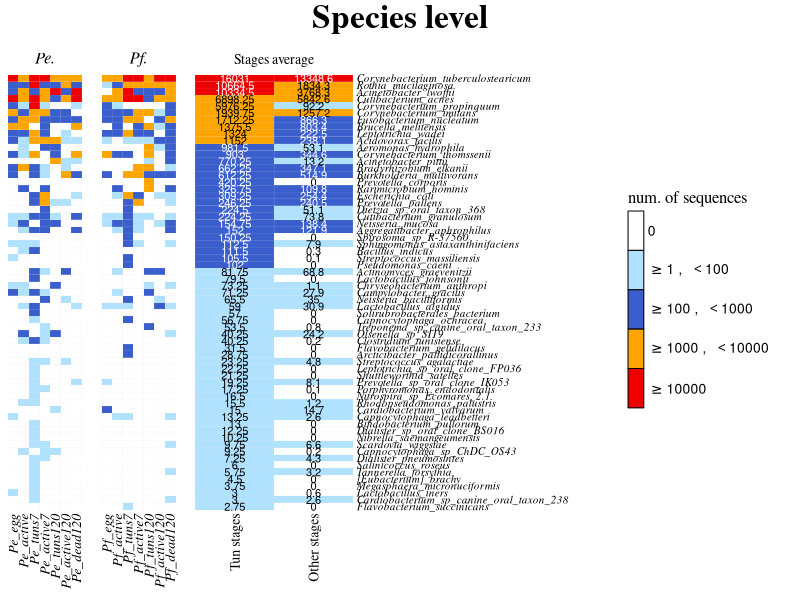
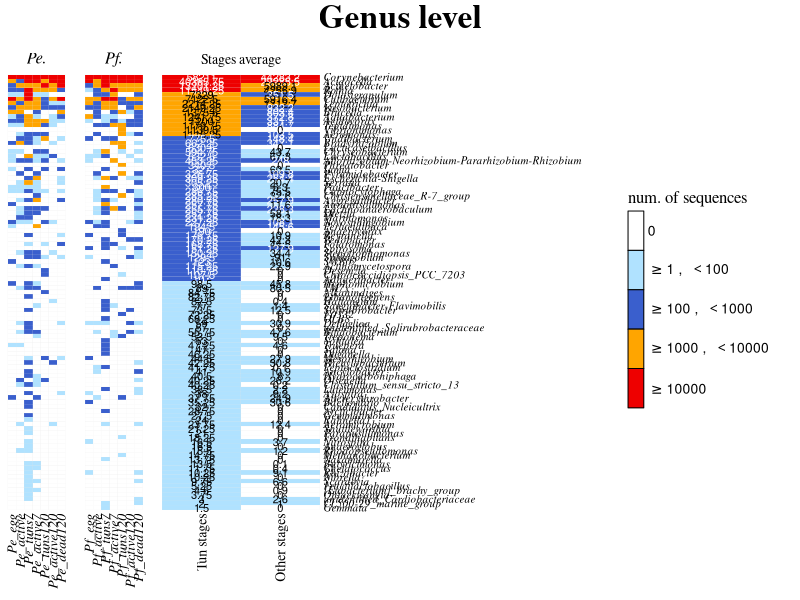

Generate these figures, in order, with R:
# load the required libraries
suppressPackageStartupMessages(library(ComplexHeatmap))
library(gridExtra)

# ------------------------------- load the data --------------------------------
# preprocess species data
species <- read.table("species.xls", header = TRUE)
species$Tax_detail <- c() # remove taxa information
species[,-1] <- data.matrix(species[,-1]) # convert the numbers into numeric
rownames(species) <- species$Taxonomy # set rownames from the taxonomy column
species <- species[,-1] # remove the first column
species <- species[-dim(species)[1],] # remove the last row (total)

# preprocess genus data
genus <- as.data.frame(readxl::read_xlsx("genus.xlsx"))
genus$Tax_detail <- c() # remove taxa information
genus[,-1] <- data.matrix(genus[,-1]) # convert the numbers into numeric
rownames(genus) <- genus$Taxonomy # set rownames from the taxonomy column
genus <- genus[,-1] # remove the first column
genus <- genus[-dim(genus)[1],] # remove the last row (total)

# name of the stages
stages_name <- c("egg", "active", "tuns7", "active7", 
                 "tuns120", "active120", "dead120")
Pe_names <- sapply(stages_name, function(x){paste0("Pe_", x)})
Pf_names <- sapply(stages_name, function(x){paste0("Pf_", x)})

# ------------------------------ helper functions ------------------------------
# function to translate to discrete levels
val2lvl <- function(val){
  sum(val >= c(0,1,100, 1000, 10000))
}

# function to set the color of the numbers shown on the stages average heatmap
font_col <- function(lvl){
  if (lvl %in% c(3,5)){
    return("white")
  }else{
    return("black")
  }
}


# ---------------------- main function to plot the heatmap ---------------------
plotTunStage <- function(df){
  
  mainString <- ifelse(rownames(df)[1] == "Paracoccus_yeei", 
                       "Species level", "Genus level")
  
  M <- as.matrix(df)
  
  # ================== find the average of tun stages 
  # ======= for param. exp.
  tuns <- apply(M, 1, function(x){mean(x[c(3,5, 10, 12)])})
  non_tuns <- apply(M, 1, function(x){mean(x[-c(3,5, 10, 12)])})
  
  # find an ordering from the highest mean tun stage to lowest
  ord <- names(sort(tuns[tuns > non_tuns], decreasing = TRUE))
  
  # create a separate matrix for Pe and Pf
  M_pe <- M[tuns > non_tuns, 1:7]
  M_pe <- M_pe[ord,]
  colnames(M_pe) <- Pe_names
  
  M_pf <- M[tuns > non_tuns, (1:7)+7]
  M_pf <- M_pf[ord,]
  colnames(M_pf) <- Pf_names
  
  # stages average matrix
  M_avg <- cbind(tuns[ord], non_tuns[ord])
  colnames(M_avg) <- c("Tun stages", "Other stages")
  
  # adjust the fonts for texts
  column_names_gp <- gpar(fontsize = 10, fontface = "italic", 
                          fontfamily = "serif")
  column_title_gp <- gpar(fontface = "italic", fontfamily = "serif")
  row_names_gp <- gpar(fontsize = 8, fontface = "italic", fontfamily = "serif")
  
  
  # convert M_pe, M_pf, M_avg to discrete matrices of 5 levels
  M_pe_disc <- matrix(nrow = nrow(M_pe), ncol = ncol(M_pe))
  M_pe_disc[] <- vapply(X = M_pe, FUN = val2lvl, FUN.VALUE = numeric(1))
  colnames(M_pe_disc) <- Pe_names
  rownames(M_pe_disc) <- ord
  
  M_pf_disc <- matrix(nrow = nrow(M_pf), ncol = ncol(M_pf))
  M_pf_disc[] <- vapply(X = M_pf, FUN = val2lvl, FUN.VALUE = numeric(1))
  colnames(M_pf_disc) <- Pf_names
  rownames(M_pf_disc) <- ord
  
  M_avg_disc <- matrix(nrow = nrow(M_avg), ncol = ncol(M_avg))
  M_avg_disc[] <- vapply(X = M_avg, FUN = val2lvl, FUN.VALUE = numeric(1))
  colnames(M_avg_disc) <- c("Tun stages", "Other stages")
  rownames(M_avg_disc) <- ord
  
  # list of colors
  col_list <- structure(c("white", "lightskyblue1", 
                          "royalblue3", "orange", "red2"), 
                        names = c("1", "2", "3", "4", "5"))
  # heatmap for Pe
  pushViewport(viewport(gp = gpar(fontfamily = "serif")))
  hm_Pe <- Heatmap(M_pe_disc, cluster_rows = FALSE, cluster_columns = FALSE,
                   col = col_list, 
                   column_title_gp = column_title_gp,
                   show_heatmap_legend = FALSE,
                   rect_gp = gpar(col = "grey90", lwd = 0.1),
                   row_names_gp = row_names_gp, 
                   column_names_gp = column_names_gp,
                   column_names_rot = 90, column_title = "Pe.")
  
  # heatmap for Pf
  hm_Pf <- Heatmap(M_pf_disc, cluster_rows = FALSE, cluster_columns = FALSE,
                   col = col_list, 
                   column_title_gp = column_title_gp,
                   show_heatmap_legend = FALSE,
                   rect_gp = gpar(col = "grey90", lwd = 0.1),
                   row_names_gp = row_names_gp, 
                   column_names_gp = column_names_gp,
                   column_names_rot = 90, column_title = "Pf.")
  
  # heatmap for avg
  hm_avg <- Heatmap(M_avg_disc, cluster_rows = FALSE, cluster_columns = FALSE,
                    column_title_gp = gpar(fontsize = 10, fontfamily = "serif"), 
                    column_title = "Stages average",
                    col = col_list, column_names_rot = 90, 
                    column_names_gp = gpar(fontsize = 10, fontfamily = "serif"),
                    show_heatmap_legend = FALSE, 
                    rect_gp = gpar(col = "grey90", lwd = 0.1),
                    row_names_gp = row_names_gp,
                    cell_fun = function(j,i,x,y,w,h,col){
                      grid.text(M_avg[i,j], x, y, 
                                gp = gpar(fontsize = 8, 
                                          col = font_col(M_avg_disc[i,j])))},
                    width = unit(4, "cm"))
  
  h1 <- grid.grabExpr(draw(hm_Pe + hm_Pf + hm_avg, 
                           padding = unit(c(0.2,0.2,0.5,6), "cm"), 
                           ht_gap = unit(0.5, "cm"), newpage = FALSE))
  
  grid.arrange(h1, 
               top = textGrob(mainString, 
                              gp = gpar(fontsize=24, fontface = "bold",
                                        fontfamily = "serif")))
  lgd <- Legend(labels = c("0", 
                          expression("">=1 ~", "~ ""<100), 
                          expression("">=100 ~", "~ ""<1000), 
                          expression("">=1000 ~", "~ ""<10000), 
                          expression("">=10000)),
               legend_gp = gpar(fill = col_list),
               title_gp = gpar(fontfamily = "serif"),
               border = "black",
               title = "num. of sequences", grid_height = unit(1, "cm"))
  draw(lgd, x = unit(0.95, "npc"), just = "right")
}


# plot the heatmap, optionally save to pdf
# pdf("tun_species_level_v2.pdf", height = 15, width = 15)
plotTunStage(species)
# dev.off()

# pdf("tun_genus_level_v2.pdf", height = 15, width = 15)
plotTunStage(genus)
# dev.off()
